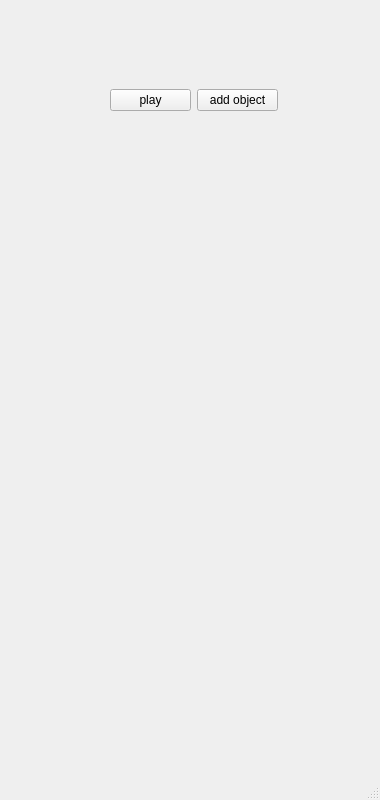
<?xml version="1.0" encoding="UTF-8"?>
<ui version="4.0">
 <class>MainWindow</class>
 <widget class="QMainWindow" name="MainWindow">
  <property name="geometry">
   <rect>
    <x>0</x>
    <y>0</y>
    <width>380</width>
    <height>800</height>
   </rect>
  </property>
  <property name="windowTitle">
   <string>Fuzzy Engine Interface</string>
  </property>
  <widget class="QWidget" name="centralwidget">
   <widget class="QWidget" name="horizontalLayoutWidget">
    <property name="geometry">
     <rect>
      <x>110</x>
      <y>60</y>
      <width>168</width>
      <height>80</height>
     </rect>
    </property>
    <layout class="QHBoxLayout" name="horizontalLayout">
     <item>
      <widget class="QPushButton" name="play_pause_button">
       <property name="text">
        <string>play</string>
       </property>
      </widget>
     </item>
     <item>
      <widget class="QPushButton" name="pushButton">
       <property name="text">
        <string>add object</string>
       </property>
      </widget>
     </item>
    </layout>
   </widget>
  </widget>
  <widget class="QMenuBar" name="menubar">
   <property name="geometry">
    <rect>
     <x>0</x>
     <y>0</y>
     <width>380</width>
     <height>22</height>
    </rect>
   </property>
  </widget>
  <widget class="QStatusBar" name="statusbar"/>
 </widget>
 <resources/>
 <connections/>
</ui>
